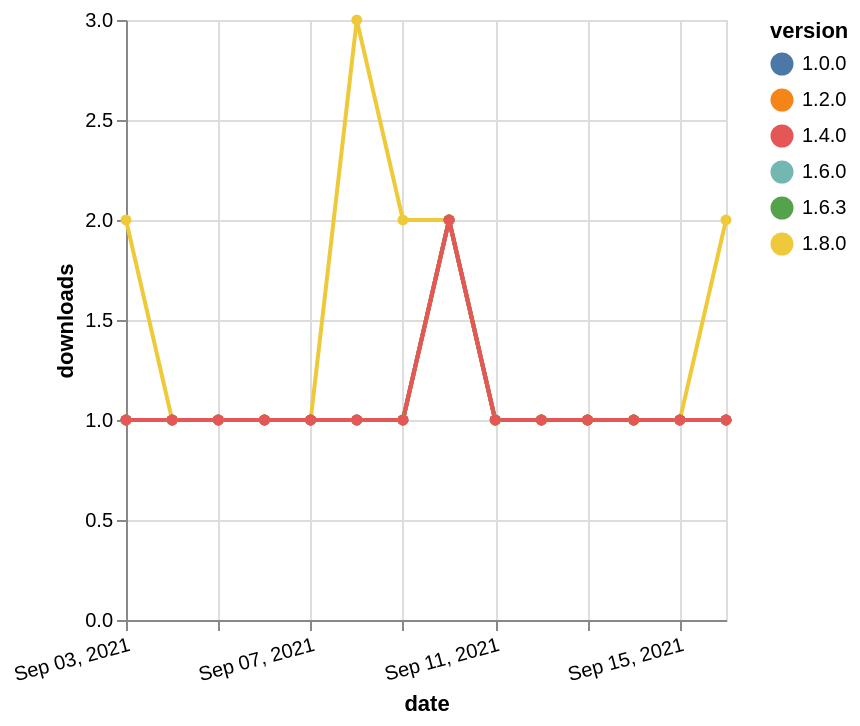

Vega-Lite specification for this chart:
### Vega-Lite specification from a JSON file in a GitHub repository (floating-point values rounded to 4 significant figures)
{"$schema": "https://vega.github.io/schema/vega-lite/v5.json", "description": "A simple bar chart with embedded data.", "data": {"values": [{"date": "2021-09-03", "total": 160, "delta": 1, "version": "1.6.0"}, {"date": "2021-09-04", "total": 161, "delta": 1, "version": "1.6.0"}, {"date": "2021-09-05", "total": 162, "delta": 1, "version": "1.6.0"}, {"date": "2021-09-06", "total": 163, "delta": 1, "version": "1.6.0"}, {"date": "2021-09-07", "total": 164, "delta": 1, "version": "1.6.0"}, {"date": "2021-09-08", "total": 165, "delta": 1, "version": "1.6.0"}, {"date": "2021-09-09", "total": 166, "delta": 1, "version": "1.6.0"}, {"date": "2021-09-10", "total": 168, "delta": 2, "version": "1.6.0"}, {"date": "2021-09-11", "total": 169, "delta": 1, "version": "1.6.0"}, {"date": "2021-09-12", "total": 170, "delta": 1, "version": "1.6.0"}, {"date": "2021-09-13", "total": 171, "delta": 1, "version": "1.6.0"}, {"date": "2021-09-14", "total": 172, "delta": 1, "version": "1.6.0"}, {"date": "2021-09-15", "total": 173, "delta": 1, "version": "1.6.0"}, {"date": "2021-09-16", "total": 174, "delta": 1, "version": "1.6.0"}, {"date": "2021-09-03", "total": 129, "delta": 2, "version": "1.8.0"}, {"date": "2021-09-04", "total": 130, "delta": 1, "version": "1.8.0"}, {"date": "2021-09-05", "total": 131, "delta": 1, "version": "1.8.0"}, {"date": "2021-09-06", "total": 132, "delta": 1, "version": "1.8.0"}, {"date": "2021-09-07", "total": 133, "delta": 1, "version": "1.8.0"}, {"date": "2021-09-08", "total": 136, "delta": 3, "version": "1.8.0"}, {"date": "2021-09-09", "total": 138, "delta": 2, "version": "1.8.0"}, {"date": "2021-09-10", "total": 140, "delta": 2, "version": "1.8.0"}, {"date": "2021-09-11", "total": 141, "delta": 1, "version": "1.8.0"}, {"date": "2021-09-12", "total": 142, "delta": 1, "version": "1.8.0"}, {"date": "2021-09-13", "total": 143, "delta": 1, "version": "1.8.0"}, {"date": "2021-09-14", "total": 144, "delta": 1, "version": "1.8.0"}, {"date": "2021-09-15", "total": 145, "delta": 1, "version": "1.8.0"}, {"date": "2021-09-16", "total": 147, "delta": 2, "version": "1.8.0"}, {"date": "2021-09-03", "total": 143, "delta": 1, "version": "1.6.3"}, {"date": "2021-09-04", "total": 144, "delta": 1, "version": "1.6.3"}, {"date": "2021-09-05", "total": 145, "delta": 1, "version": "1.6.3"}, {"date": "2021-09-06", "total": 146, "delta": 1, "version": "1.6.3"}, {"date": "2021-09-07", "total": 147, "delta": 1, "version": "1.6.3"}, {"date": "2021-09-08", "total": 148, "delta": 1, "version": "1.6.3"}, {"date": "2021-09-09", "total": 149, "delta": 1, "version": "1.6.3"}, {"date": "2021-09-10", "total": 151, "delta": 2, "version": "1.6.3"}, {"date": "2021-09-11", "total": 152, "delta": 1, "version": "1.6.3"}, {"date": "2021-09-12", "total": 153, "delta": 1, "version": "1.6.3"}, {"date": "2021-09-13", "total": 154, "delta": 1, "version": "1.6.3"}, {"date": "2021-09-14", "total": 155, "delta": 1, "version": "1.6.3"}, {"date": "2021-09-15", "total": 156, "delta": 1, "version": "1.6.3"}, {"date": "2021-09-16", "total": 157, "delta": 1, "version": "1.6.3"}, {"date": "2021-09-03", "total": 201, "delta": 1, "version": "1.0.0"}, {"date": "2021-09-04", "total": 202, "delta": 1, "version": "1.0.0"}, {"date": "2021-09-05", "total": 203, "delta": 1, "version": "1.0.0"}, {"date": "2021-09-06", "total": 204, "delta": 1, "version": "1.0.0"}, {"date": "2021-09-07", "total": 205, "delta": 1, "version": "1.0.0"}, {"date": "2021-09-08", "total": 206, "delta": 1, "version": "1.0.0"}, {"date": "2021-09-09", "total": 207, "delta": 1, "version": "1.0.0"}, {"date": "2021-09-10", "total": 209, "delta": 2, "version": "1.0.0"}, {"date": "2021-09-11", "total": 210, "delta": 1, "version": "1.0.0"}, {"date": "2021-09-12", "total": 211, "delta": 1, "version": "1.0.0"}, {"date": "2021-09-13", "total": 212, "delta": 1, "version": "1.0.0"}, {"date": "2021-09-14", "total": 213, "delta": 1, "version": "1.0.0"}, {"date": "2021-09-15", "total": 214, "delta": 1, "version": "1.0.0"}, {"date": "2021-09-16", "total": 215, "delta": 1, "version": "1.0.0"}, {"date": "2021-09-03", "total": 203, "delta": 1, "version": "1.2.0"}, {"date": "2021-09-04", "total": 204, "delta": 1, "version": "1.2.0"}, {"date": "2021-09-05", "total": 205, "delta": 1, "version": "1.2.0"}, {"date": "2021-09-06", "total": 206, "delta": 1, "version": "1.2.0"}, {"date": "2021-09-07", "total": 207, "delta": 1, "version": "1.2.0"}, {"date": "2021-09-08", "total": 208, "delta": 1, "version": "1.2.0"}, {"date": "2021-09-09", "total": 209, "delta": 1, "version": "1.2.0"}, {"date": "2021-09-10", "total": 211, "delta": 2, "version": "1.2.0"}, {"date": "2021-09-11", "total": 212, "delta": 1, "version": "1.2.0"}, {"date": "2021-09-12", "total": 213, "delta": 1, "version": "1.2.0"}, {"date": "2021-09-13", "total": 214, "delta": 1, "version": "1.2.0"}, {"date": "2021-09-14", "total": 215, "delta": 1, "version": "1.2.0"}, {"date": "2021-09-15", "total": 216, "delta": 1, "version": "1.2.0"}, {"date": "2021-09-16", "total": 217, "delta": 1, "version": "1.2.0"}, {"date": "2021-09-03", "total": 173, "delta": 1, "version": "1.4.0"}, {"date": "2021-09-04", "total": 174, "delta": 1, "version": "1.4.0"}, {"date": "2021-09-05", "total": 175, "delta": 1, "version": "1.4.0"}, {"date": "2021-09-06", "total": 176, "delta": 1, "version": "1.4.0"}, {"date": "2021-09-07", "total": 177, "delta": 1, "version": "1.4.0"}, {"date": "2021-09-08", "total": 178, "delta": 1, "version": "1.4.0"}, {"date": "2021-09-09", "total": 179, "delta": 1, "version": "1.4.0"}, {"date": "2021-09-10", "total": 181, "delta": 2, "version": "1.4.0"}, {"date": "2021-09-11", "total": 182, "delta": 1, "version": "1.4.0"}, {"date": "2021-09-12", "total": 183, "delta": 1, "version": "1.4.0"}, {"date": "2021-09-13", "total": 184, "delta": 1, "version": "1.4.0"}, {"date": "2021-09-14", "total": 185, "delta": 1, "version": "1.4.0"}, {"date": "2021-09-15", "total": 186, "delta": 1, "version": "1.4.0"}, {"date": "2021-09-16", "total": 187, "delta": 1, "version": "1.4.0"}]}, "width": "container", "mark": {"type": "line", "point": {"filled": true}}, "encoding": {"x": {"field": "date", "type": "temporal", "timeUnit": "yearmonthdate", "title": "date", "axis": {"labelAngle": -15}}, "y": {"field": "delta", "type": "quantitative", "title": "downloads"}, "color": {"field": "version", "type": "nominal"}, "tooltip": {"field": "delta"}}}
